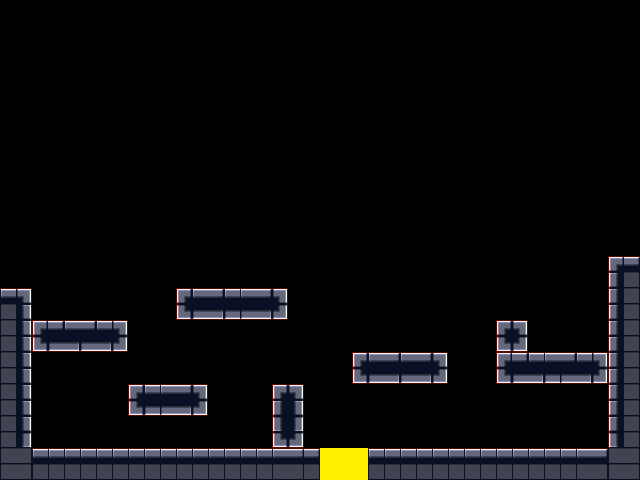

The image is a tile-based game level rendered from a .tmx file. Its description and source (layers, tilesets, objects; grid data summarised) follow:
An orthogonal 40x30 tile map with 16x16 px tiles, 2 tile layers (collision, tiles), 2 tilesets.

<map version="1.0" orientation="orthogonal" width="40" height="30" tilewidth="16" tileheight="16">
 <tileset firstgid="1" name="collision" tilewidth="16" tileheight="16">
  <image source="collision.png" width="80" height="32" />
 </tileset>
 <tileset firstgid="25" name="tiles" tilewidth="16" tileheight="16">
  <image source="tiles.png" width="128" height="64" />
 </tileset>
 <layer name="collision" width="40" height="30">
  <data>[1200 cells, 0 non-empty, 0 distinct tile ids]</data>
 </layer>
 <layer name="tiles" width="40" height="30">
  <data>[1200 cells, 198 non-empty, 15 distinct tile ids]</data>
 </layer>
</map>
